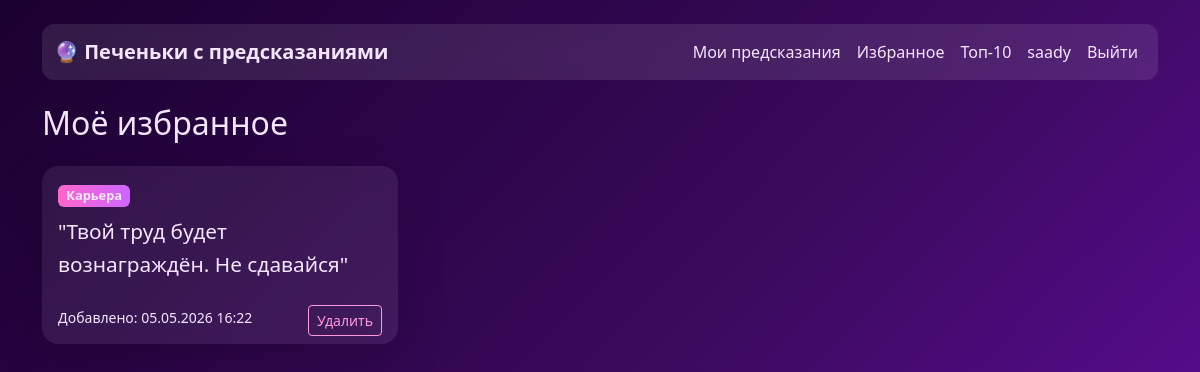
Page /favorites/ (signed in) on the earlier database version.
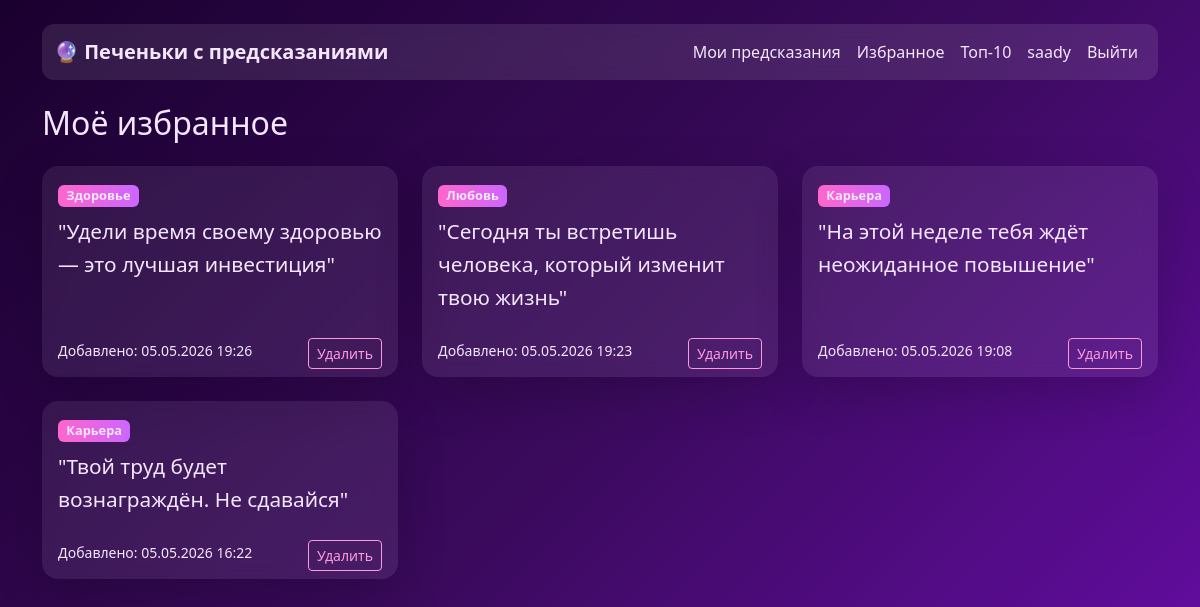
Same page on the later database version.
### predictions/models.py (models this page shows, shortened)
class FavoriteCookie(models.Model):
    user = models.ForeignKey(
        'users.CustomUser',
        on_delete=models.CASCADE,
        verbose_name="Пользователь"
    )
    cookie = models.ForeignKey(
        FortuneCookie,
        on_delete=models.CASCADE,
        verbose_name="Предсказание"
    )
    added_at = models.DateTimeField(auto_now_add=True, verbose_name="Добавлено")
    class Meta:
        unique_together = ['user', 'cookie']
        verbose_name = "Избранное предсказание"
        verbose_name_plural = "Избранные предсказания"

class FortuneCookie(models.Model):
    text = models.TextField(verbose_name="Текст предсказания")
    category = models.ForeignKey(
        'Category',
        on_delete=models.CASCADE,
        related_name='cookies',
        verbose_name="Категория"
    )
    created_by = models.ForeignKey(
        'users.CustomUser',
        on_delete=models.SET_NULL,
        null=True,
        blank=True,
        verbose_name="Создано пользователем"
    )
    is_active = models.BooleanField(default=True, verbose_name="Активно")
    created_at = models.DateTimeField(auto_now_add=True, verbose_name="Дата создания")
    usage_count = models.PositiveIntegerField(default=0, verbose_name="Количество использований")
    class Meta:
        verbose_name = "Печенье с предсказанием"
        verbose_name_plural = "Печеньки с предсказаниями"

class Category(models.Model):
    name = models.CharField(max_length=50, verbose_name="Название")
    description = models.TextField(blank=True, verbose_name="Описание")
    class Meta:
        verbose_name = "Категория"
        verbose_name_plural = "Категории"

### predictions/views.py (the view)
# urls.py: path('favorites/', views.favorites, name='favorites'),
@login_required
def favorites(request):
    favorite_list = FavoriteCookie.objects.filter(
        user=request.user
    ).select_related('cookie', 'cookie__category').order_by('-added_at')
    context = {
        'favorite_list': favorite_list,
    }
    return render(request, 'favorite.html', context)

### predictions/templates/favorite.html (shortened to what this page needs)
{% extends 'base.html' %}
{% block content %}
<div class="row">
    <div class="col-12">
        <h2 class="mb-4">Моё избранное</h2>
        {% if favorite_list %}
            <div class="row">
                {% for item in favorite_list %}
                <div class="col-md-6 col-lg-4 mb-4">
                    <div class="card h-100 shadow-lg">
                        <div class="card-body">
                            <span class="badge bg-primary mb-2">{{ item.cookie.category.name }}</span>
                            <p class="card-text prediction-text">
                                "{{ item.cookie.text }}"
                            </p>
                        </div>
                        <div class="card-footer bg-transparent border-0">
                            <small class="text-muted">
                                Добавлено: {{ item.added_at|date:"d.m.Y H:i" }}
                            </small>
                            <a href="{% url 'remove_from_favorites' item.cookie.id %}"
                               class="btn btn-sm btn-outline-danger float-end"
                               onclick="return confirm('Удалить из избранного?')">
                                Удалить
                            </a>
                        </div>
                    </div>
                </div>
                {% endfor %}
            </div>
        {% else %}
            <div class="alert alert-info">
                <h5>В избранном пока ничего нет</h5>
                <p>Получайте предсказания и добавляйте понравившиеся в избранное</p>
                <a href="{% url 'home' %}" class="btn btn-primary">Получить предсказание</a>
            </div>
        {% endif %}
    </div>
</div>
{% endblock %}

Differences in the rows shown:
added FavoriteCookie: cookie.category.name "Здоровье", cookie.text "Удели время своему здоровью — это лучшая инвестиция", added_at "05.05.2026 19:26"
added FavoriteCookie: cookie.category.name "Любовь", cookie.text "Сегодня ты встретишь человека, который изменит твою жизнь", added_at "05.05.2026 19:23"
added FavoriteCookie: cookie.category.name "Карьера", cookie.text "На этой неделе тебя ждёт неожиданное повышение", added_at "05.05.2026 19:08"
